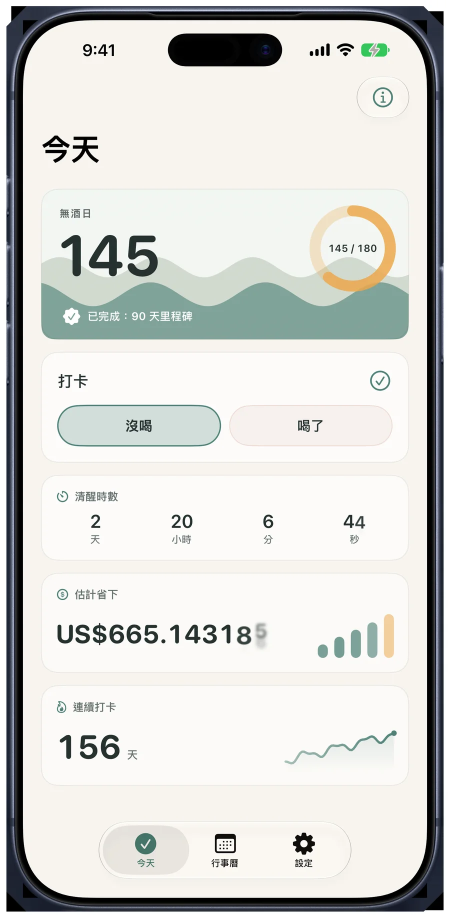
#> input picture alcohol-free-tracker/assets/screenshots_localized/zh-tw/01-calm-progress.webp, 900 x 1836 px (shown at 1/2 size)
$ python -i sync_hero_raw_screenshots.py   (imports and definitions only)
#> lines starting #> are read from the running program, lines starting #| are printed output that depends on the picture
#!/usr/bin/env python3
"""
Extract and optimize RAW (borderless/frameless) app screenshots specifically for the Hero Phone mockup.
Prevents "frame-in-frame" / double-border artifacts.
"""

import os
import glob
from PIL import Image

BASE_DIR = '/Users/louisliu/Documents/repo/liuys_website'

LOCALE_MAP = {
    'zh-tw': ['zh-Hant', 'zh-TW', 'zh'],
    'de': ['de-DE', 'de'],
    'fr': ['fr-FR', 'fr'],
    'ja': ['ja-JP', 'ja'],
    'ko': ['ko-KR', 'ko'],
    'es': ['es-ES', 'es'],
    'it': ['it-IT', 'it'],
}

def optimize_raw_hero(src_path, dest_path, target_width=540, quality=88):
#> called with dest_path = 'out.png', target_width = 540, quality = 88
    os.makedirs(os.path.dirname(dest_path), exist_ok=True)
    try:
        with Image.open(src_path) as img:
#> img is the input picture: PIL image 900x1836 RGB; mean R, G, B 214, 214.6, 211.2
            if img.mode in ('RGBA', 'LA') or (img.mode == 'P' and 'transparency' in img.info):
                img = img.convert('RGBA')
            else:
                img = img.convert('RGB')
            w, h = img.size
#> w = 900; h = 1836
            if w > target_width:
                new_h = int(h * (target_width / float(w)))
#> new_h = 1101
                img = img.resize((target_width, new_h), Image.Resampling.LANCZOS)
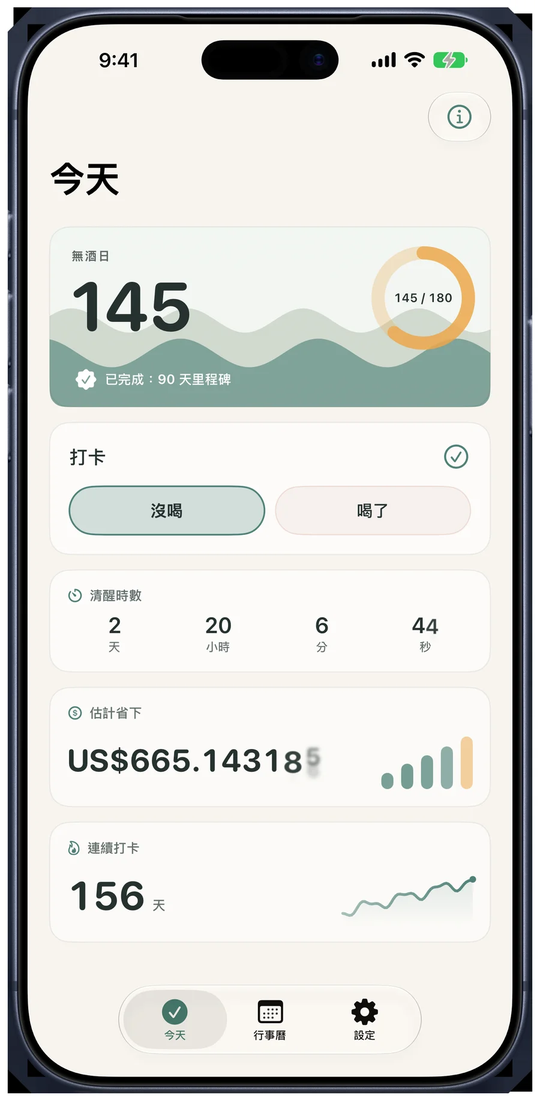
#> img: PIL image 540x1101 RGB; mean R, G, B 214, 214.5, 211.2
            img.save(dest_path, 'WEBP', quality=quality, method=4)
            print(f"  [RAW HERO OK] {dest_path} ({img.size})")
#|   [RAW HERO OK] out.png ((540, 1101))
    except Exception as e:
        print(f"  [RAW HERO ERR] {src_path} -> {dest_path}: {e}")

# [87 lines left out: functions process_alcohol_free_tracker, process_quit_vaping, process_pill_reminder, process_quit_weed, not called in this run]

# [6 lines not run here, left out]

>>> result = optimize_raw_hero('../alcohol-free-tracker/assets/screenshots_localized/zh-tw/01-calm-progress.webp', 'out.png')

$ run again, on alcohol-free-tracker/assets/screenshots_localized/zh-tw/07-check-in.webp
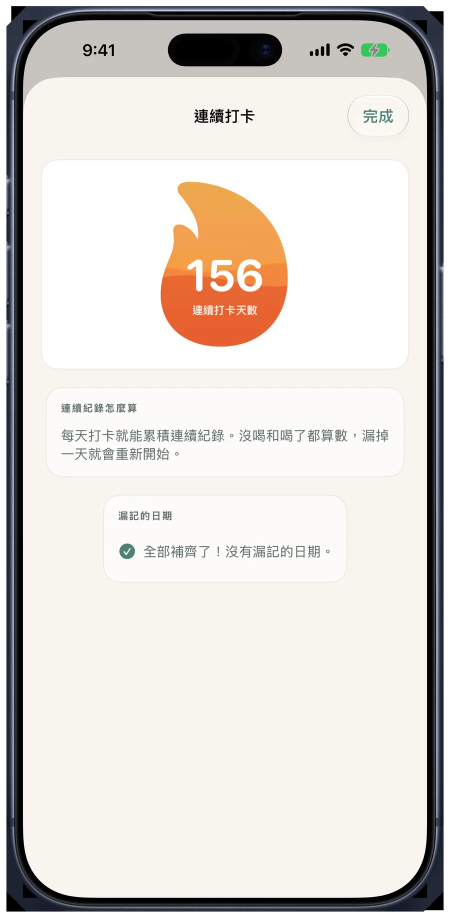
#> input picture alcohol-free-tracker/assets/screenshots_localized/zh-tw/07-check-in.webp, 900 x 1836 px (shown at 1/2 size)
#> in optimize_raw_hero, img is the input picture: PIL image 900x1836 RGB; mean R, G, B 221.4, 216.2, 211.3
#> in optimize_raw_hero, `img = img.resize((target_width, new_h), Image.Resampling.LANCZOS)`:
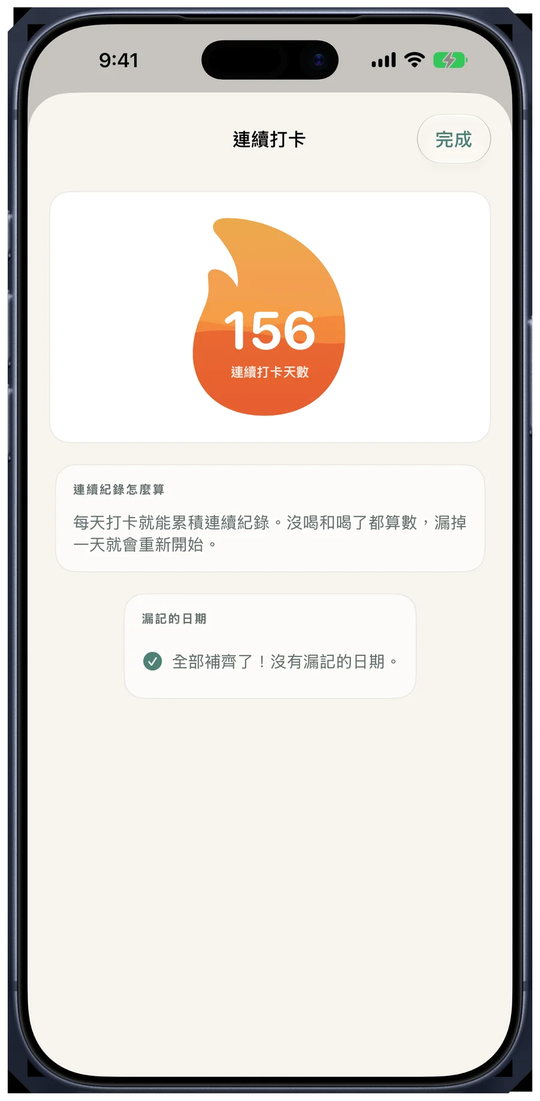
#> img: PIL image 540x1101 RGB; mean R, G, B 221.4, 216.1, 211.3
#|   [RAW HERO OK] out.png ((540, 1101))
